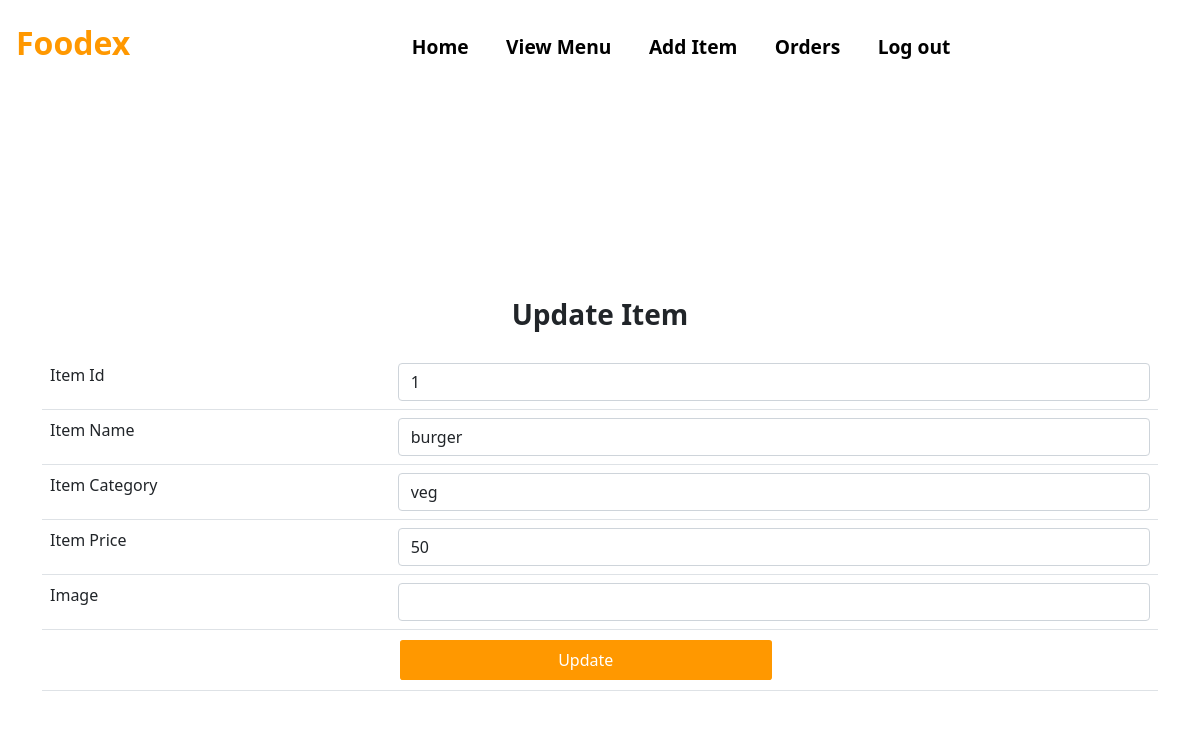
Before: /Edit-Item?id=1 with the older database file.
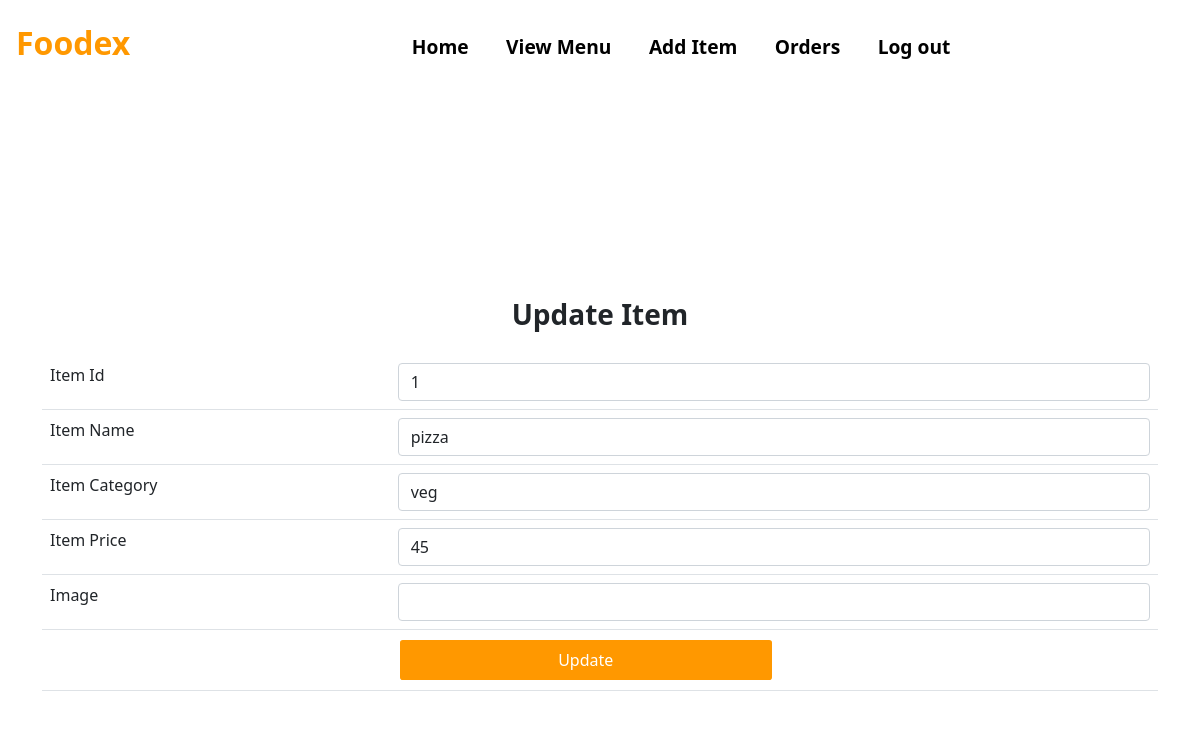
After: the same page with the newer database file.
### tables this page shows
CREATE TABLE MENU(
                        ITEM_ID INTEGER PRIMARY KEY AUTOINCREMENT,
                        ITEM_NAME TEXT,
                        ITEM_CATEGORY TEXT,
                        ITEM_PRICE INTEGER,
                        RESTAURANT_ID INTEGER,
                        ITEM_IMAGE TEXT,
                        FOREIGN KEY(RESTAURANT_ID) REFERENCES RESTAURANT(RESTAURANT_ID)
                       );

### app.py (the view)
@app.route("/Edit-Item")
def Edit_Item():
    getid = str(request.args.get('id'))
    cursor = connection.cursor()
    cursor.execute("SELECT * FROM MENU where ITEM_ID=" + getid)
    result = cursor.fetchall()
    return render_template("Update_Menu_Item.html", Item=result)

### templates/Update_Menu_Item.html (shortened to what this page needs)
<!DOCTYPE html>
<html lang="en">
<head>
    <link href="https://cdn.jsdelivr.net/npm/bootstrap@5.1.3/dist/css/bootstrap.min.css" rel="stylesheet">
    <link rel= "stylesheet" type= "text/css" href= "{{ url_for('static',filename='Styles.css') }}">
</head>
<body>
<nav class="navbar navbar-expand-lg bg-white">
  <h3 class="navbar-brand Logo" style="color:#ff9800;font-size: 2rem;"href="#">Foodex</h3>
    <div class="container nav-bar">
  <div class="collapse navbar-collapse" id="navbarSupportedContent">
    <ul class="navbar-nav mr-auto nav-links">
        <li class="nav-item">
        <a class="nav-link nav-link-btn" href="/Resturant-Dashboard">Home</a>
      </li>
      <li class="nav-item">
        <a class="nav-link nav-link-btn" href="/View-Menu">View Menu</a>
      </li>
      <li class="nav-item">
        <a class="nav-link nav-link-btn" href="/Add-Item">Add Item</a>
      </li>
        <li class="nav-item">
        <a class="nav-link nav-link-btn" href="/Resturant-Orders">Orders</a>
      </li>
        <li class="nav-item">
        <a class="nav-link nav-link-btn" href="/">Log out</a>
      </li>
    </ul>
  </div>
     </div>
</nav>
  <div class="ToCenter">
    <div class="container">
        <div class="row">
            <div class="col">
                <form action="/Update-Item" method="POST">
                    {% for i in Item %}
                    <table class="table">
                      <tr>
                        <h3 class="Logo">Update Item</h3>
                      </tr>
                        <tr>
                            <td>Item Id</td>
                            <td> <input type="text" name="ITEM_ID" class="form-control" value="{{i[0]}}"> </td>
                        </tr>
                        <tr>
                            <td>Item Name</td>
                            <td> <input type="text" name="ITEM_NAME" class="form-control" value="{{i[1]}}"> </td>
                        </tr>
                        <tr>
                            <td>Item Category</td>
                            <td> <input type="text" name="ITEM_CATEGORY" class="form-control" value="{{i[2]}}"> </td>
                        </tr>
                        <tr>
                            <td>Item Price</td>
                            <td> <input type="text" name="ITEM_PRICE" class="form-control" value="{{i[3]}}"> </td>
                        </tr>
                         <tr>
                            <td>Image</td>
                            <td> <input type="text" name="IMAGE" class="form-control"> </td>
                        </tr>
                        <tr>
                            <td></td>
                            <td><button type="submit" class="Submit-btn" style="background:#ff9800;">Update</button></td>
                        </tr>
                    </table>
                    {% endfor %}
                </form>
            </div>
        </div>
    </div>
    </div>
<div class="area" >
          <ul class="circles">
          </ul>
   </div >
</body>
</html>

Changed rows visible on the page:
changed MENU "veg": ITEM_NAME "burger" → "pizza"; ITEM_PRICE "50" → "45"
